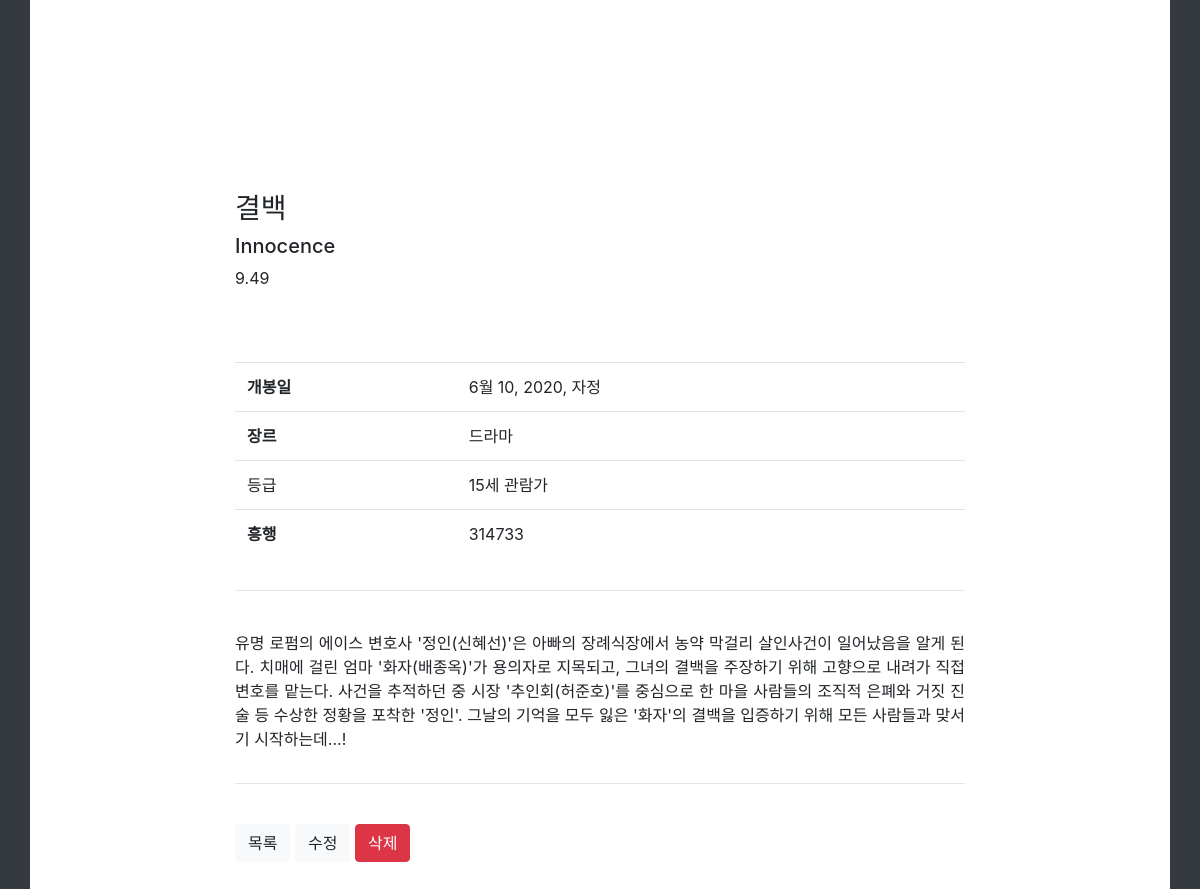
/movies/1/, run on the app's committed database.
### movies/models.py (models this page shows)
class Movie(models.Model):
    title = models.CharField(max_length=150)
    title_en = models.CharField(max_length=150)
    audience = models.CharField(max_length=150)
    open_date = models.DateTimeField()
    genre = models.CharField(max_length=150)
    watch_grade = models.CharField(max_length=150)
    score = models.FloatField()
    poster_url = models.TextField()
    description = models.TextField()

### movies/views.py (the view)
# urls.py: path('<int:movie_pk>/', views.detail, name = "detail"),
def detail(request, movie_pk):
    movie = get_object_or_404(Movie, pk = movie_pk)
    context = {
        'movie' : movie
    }
    return render(request, 'movies/detail.html', context)

### movies/templates/movies/detail.html (shortened to what this page needs)
{% extends 'base.html' %}
{% load bootstrap4 %}
{% block body %}
    <br>
    <br>
    <br>
    <br>
    <br>
    <br>
    <br>
    <br>
<div class="row">
    <div class="col-sm-2"></div>
    <div class="col-sm-4 bg-white">
        <h3>{{ movie.title }}</h3>
        <h5>{{ movie.title_en }}</h5>
        {{ movie.score }}
    </div>
    <div class="col-sm-4 bg-white">
    </div>
    <div class="col-sm-2"></div>
</div>
<br><br><br>
<div class="row">
    <div class="col-sm-2"></div>
    <div class="col-sm-8 bg-white">
        <table class="table">
            <tbody>
                <tr>
                    <th>개봉일</th>
                    <td>{{ movie.open_date }}</td>
                </tr>
                <tr>
                    <th>장르</th>
                    <td>{{ movie.genre }}</td>
                </tr>
                <tr>
                    <td>등급</td>
                    <td>{{ movie.watch_grade }}</td>
                </tr>
                <tr>
                    <th>흥행</th>
                    <td>{{ movie.audience }}</td>
                </tr>
            </tbody>
        </table>
    </div>
    <div class="col-sm-2"></div>
</div>
<div class="row">
    <div class="col-sm-2"></div>
    <div class="col-sm-8 bg-white">
        <hr>
        <br>
        <p style="text-align: justify;">{{ movie.description }}</p>
    </div>
    <div class="col-sm-2"></div>
</div>
<div class="row">
    <div class="col-sm-2"></div>
    <div class="col-sm-8 bg-white">
        <hr>
        <br>
        <a href="{% url 'movies:list' %}"><button class="btn btn-light">목록</button></a>
        <a href="{% url 'movies:update' movie.pk %}"><button class="btn btn-light">수정</button></a>
        <a href="{% url 'movies:delete' movie.pk %}"><button class="btn btn-danger">삭제</button></a>
    </div>
    <div class="col-sm-2"></div>
</div>
<br>
<br>
<br>
{% endblock %}

### practices/templates/base.html (shortened to what this page needs)
{% load bootstrap4 %}
<!DOCTYPE html>
<html lang="en">
<head>
    {% bootstrap_css %}
</head>
<body class="bg-dark">
    <div class="container bg-white" style="height: 100%;">
        {% block body %}
        {% endblock %}
    </div>
</body>
</html>

### data on the page
Movie: title "결백", title_en "Innocence", score "9.49", open_date "6월 10, 2020, 자정", genre "드라마", watch_grade "15세 관람가", audience "314733", description "유명 로펌의 에이스 변호사 '정인(신혜선)'은 아빠의 장례식장에서 농약 막걸리 살인사건이 일어났음을 알게 된다. 치매에 걸린 엄마 '화자(배종옥)'가 용의자로 지목되고, 그녀의 결백을 주장하기 위해 고향으로 내려가 직접 변호를 맡는다. 사건을 추적하던 중 시장 '추인회(허준호)'를 중심으로 한 마을 사람들의 조직적 은폐와 거짓 진술 등 수상한 정황을 포착한 '정인'. 그날의 기억을 모두 잃은 '화자'의 결백을 입증하기 위해 모든 사람들과 맞서기 시작하는데...!"
